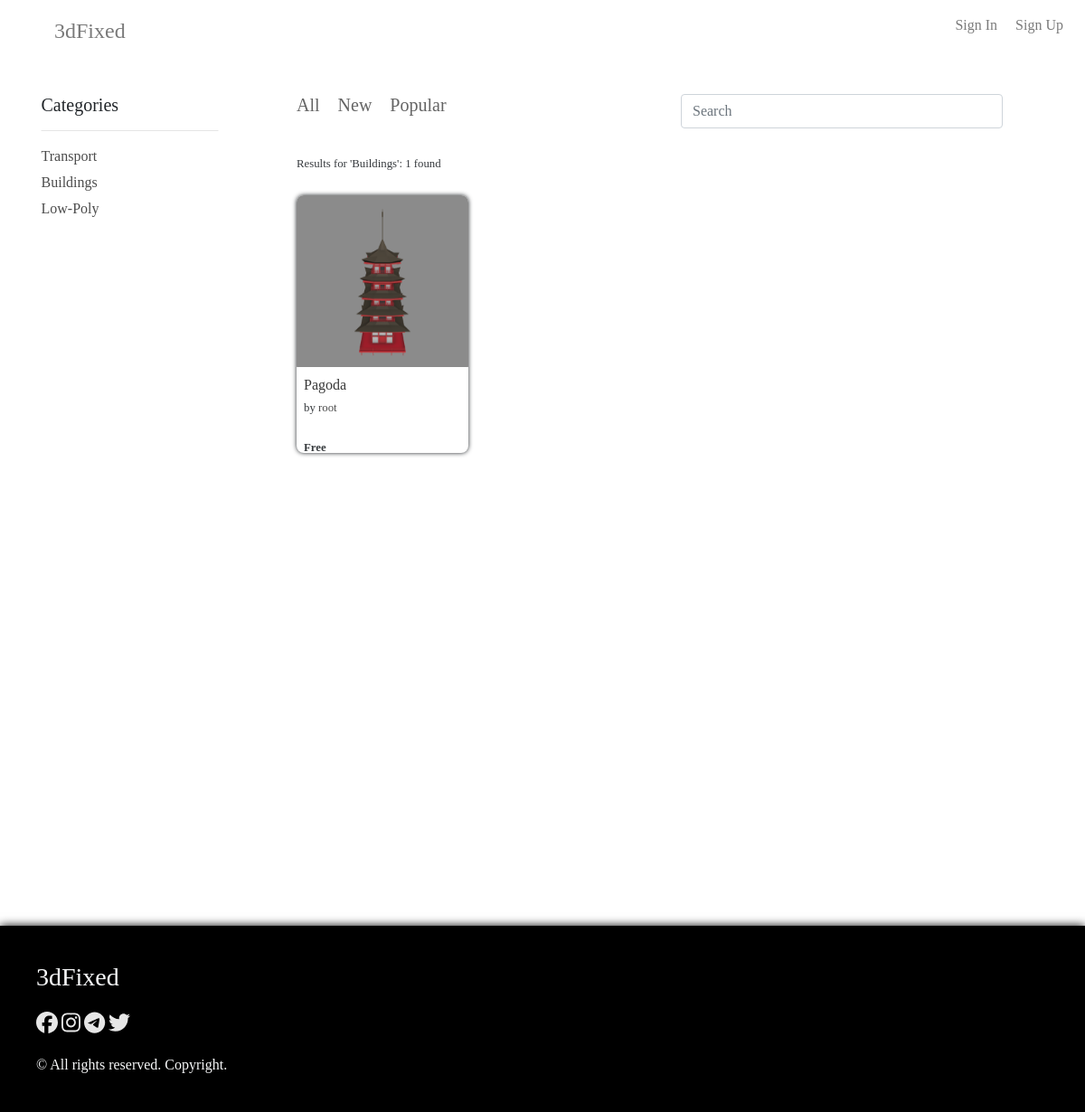
Page /engine/search/?query=Buildings&type=category on the earlier database version.
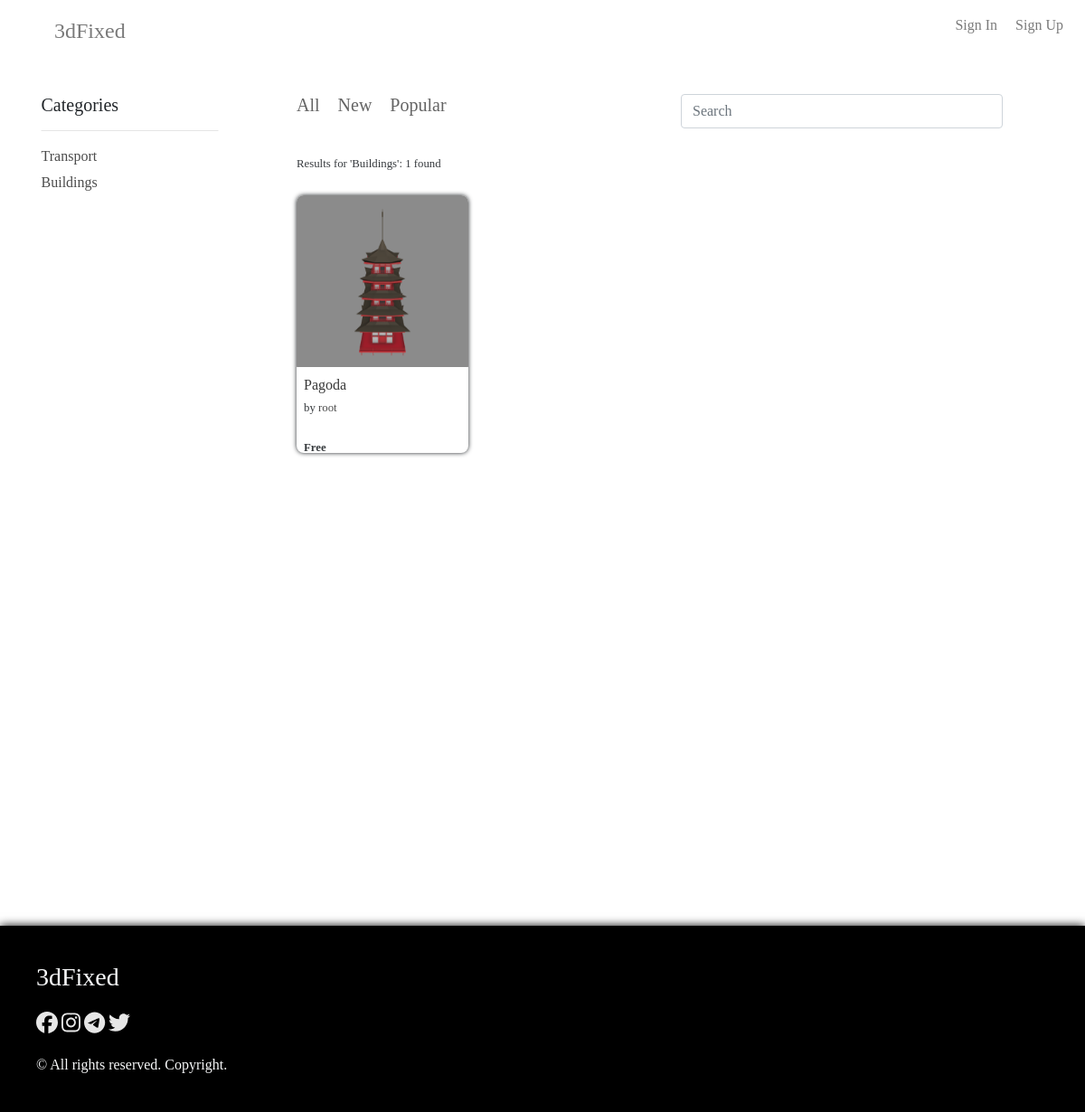
Same page on the later database version.
### model/models.py (models this page shows, shortened)
class Category(models.Model):
	name = models.CharField(max_length = 40)
	amount = models.IntegerField(default = 0)
	img = models.ImageField(upload_to = 'static/storage/img/categories')
	sign = models.CharField(max_length = 30, default = 'exclamation')
	def __str__(self):
		return self.name

class Mod(models.Model):
	model_name = models.CharField(max_length = 30)
	model_desc = models.TextField()
	model_price = models.FloatField()
	model_author_price = models.FloatField(default = 0)
	model_date = models.DateTimeField()
	model_views = models.IntegerField(default = 0)
	model_tags = models.JSONField()
	model_tool = models.CharField(max_length = 50)
	model_favs = models.IntegerField(default = 0)
	model_category = models.ForeignKey(Category, on_delete=models.PROTECT)
	model_author = models.ForeignKey(User, on_delete=models.PROTECT)
	model_link = models.URLField()

class ModelImage(models.Model):
	parent = models.ForeignKey(Mod, on_delete = models.CASCADE)
	file = models.ImageField(upload_to = 'static/storage/img/models')

### engine/views.py (the view, shortened to what this page needs)
# urls.py: path('search/', views.searchEngine, name = 'searchengine'),
def searchEngine(request):
	if request.method == 'GET':
		categories = Category.objects.all()
		if request.GET['type'] == 'byname':
			modelset = Mod.objects.filter(model_name__icontains = request.GET['query'])
			return render(request, 'engine/result.html', {'query': request.GET['query'], 'modelset': modelset, 'categories': categories})
		elif request.GET['type'] == 'category':
			modelset = Mod.objects.filter(model_category = Category.objects.get(name = request.GET['query']))
			return render(request, 'engine/result.html', {'query': request.GET['query'], 'categories': categories, 'modelset': modelset})
		else:
			return HttpResponseRedirect(reverse('main:dashboard'))

### main/templatetags/filters.py (called while the page is built)
@register.filter
def viewFree(price):
	if price == 0:
		return 'Free'
	else:
		return f'{price}$'

### model/templatetags/model_filters.py (called while the page is built)
@register.filter
def get_model_image(model):
	image = ModelImage.objects.filter(parent = model)[0]
	return image.file.url

### templates/engine/result.html (shortened to what this page needs)
{% extends 'main/index.html' %}
{% load filters %}
{% block content %}
	<div id="sidebar">
		<h5>Categories</h5>
		<hr>
		<ul class="side-menu">
			{% for category in categories %}
			<li class="side-item"><a href="{% url 'engine:searchengine' %}?query={{category.name}}&type=category">{{category.name}}</a></li>
			{% endfor %}
		</ul>
	</div>
	<div id="content">
		<div class="container-fluid p-0">
			<div class="row mb-4">
				<div class="col-md-6">
					<ul class="side-menu">
						<li class="content-filters"><h5><a href="{% url 'engine:searchengine' %}?query=all&type=filter">All</a></h5></li>
						<li class="content-filters"><h5><a href="{% url 'engine:searchengine' %}?query=new&type=filter">New</a></h5></li>
						<li class="content-filters"><h5><a href="{% url 'engine:searchengine' %}?query=popular&type=filter">Popular</a></h5></li>
					</ul>
				</div>
				<div class="col-md-6">
					<form action="{% url 'engine:searchengine' %}" method="get">
						<div class="form-group">
							<input type="text" placeholder="Search" class="form-control" style="width: 90%; float: left;" name="query">
							<button class="btn" style="width: 10%;"></button>
						</div>
					</form>
				</div>
			</div>
			<small>Results for '{{query}}{{name}}': {{ modelset|length }} found</small>
			<div class="row mt-4">
				{% for model in modelset %}
					<div class="col-md-3 pr-2">
						<div class="model-card">
							<div class="model-image">
								{% load model_filters %}
								<img src="{{model|get_model_image}}" class="img-fluid w-100 h-100">
							</div>
							<div class="model-desc p-2">
								<p style="margin: 0;"><a href="{% url 'model:modelview' model.id %}" class="model-card-name">{{model.model_name}}</a></p>
								<small>by <a href="{% url 'engine:stranger' model.model_author %}">{{model.model_author}}</a></small><br><br>
								<small style="float: left;"><b>{{model.model_price|viewFree}}</b></small>
							</div>
						</div>
					</div>
				{% endfor %}
			</div>
		</div>
	</div>
{% endblock %}

Differences in the rows shown:
removed Category: name "Low-Poly"
